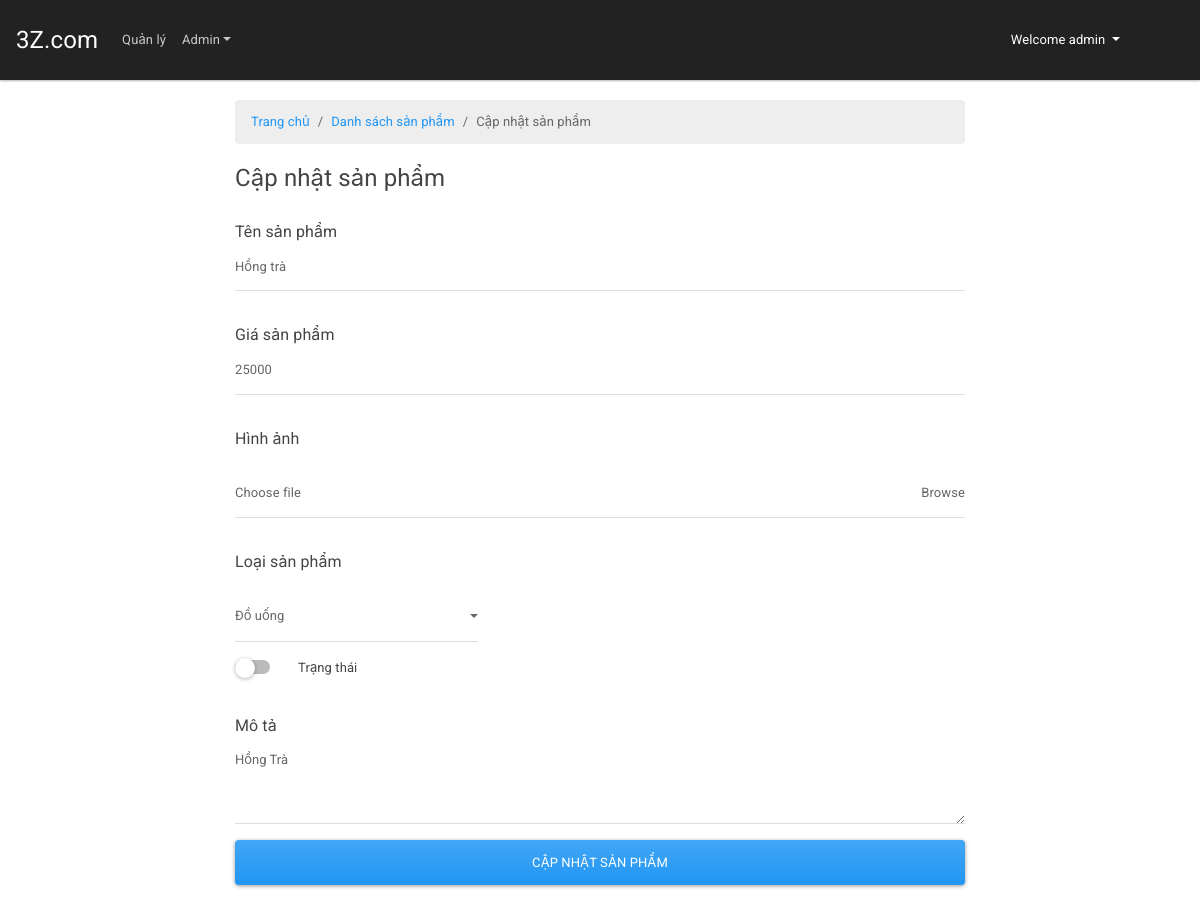
Screenshot of /admin/update_product.php?id=4 (signed in) with the database file from the repository.
### tables this page shows
CREATE TABLE `product` (
  `ID` int(11) NOT NULL,
  `NAME` varchar(200) NOT NULL,
  `PRICE` int(11) NOT NULL,
  `IMAGE` text NOT NULL,
  `DESCRIPTION` text NOT NULL,
  `TYPE` varchar(50) NOT NULL DEFAULT 'Đồ uống',
  `STATUS` int(11) NOT NULL
);

### inc/connect.php (called while the page is built, shortened)
<?php
	class Connection implements QL
	{
		private static $conn = NULL;
		private static $pre = NULL;
		private static $sql = NULL;
		public static function connect()
		{
			if(self::$conn === NULL){
				try {
					self::$conn = new PDO('mysql:host=' . HOSTNAME . ';dbname=' . DBNAME, USERNAME, PASSWORD, array(PDO::MYSQL_ATTR_INIT_COMMAND=>'SET NAMES utf8'));
					self::$conn -> setAttribute(PDO::ATTR_ERRMODE, PDO::ERRMODE_EXCEPTION);
					return self::$conn;
				} catch (PDOException $ex) {
					echo $ex -> getMessage();
				}
			}
		}
		public static function disconnect()
		{
			if(self::$conn !== NULL) self::$conn = NULL;
		}
		public function getRowByWhere($table, $where, $field)
		{
			if(self::$conn !== NULL){
				self::$sql = "SELECT {$field} FROM {$table} WHERE {$where}";
				self::$pre = self::$conn -> prepare(self::$sql);
				self::$pre -> execute();
				return self::$pre -> fetch();
			} else{ return 0; }
		}
	}
?>

### admin/update_product.php (the view, shortened to what this page needs)
<?php
	include_once '../inc/header.php';
	include_once '../config/config.php';
	include_once '../inc/connect.php';
    include_once '../inc/nav.php';
    $conn = new Connection();
	if(isset($_GET['id']) && filter_var($_GET['id'], FILTER_VALIDATE_INT)){
		$id = $_GET['id'];
		$where = "ID = {$id}";
        $data = $conn -> getRowByWhere('product', $where, '*');
        list($id, $name, $price, $image, $description, $type, $status) = $data;
	} else{
        header('location: ./list_product.php');
        die('ID is undefined');
    }
?>
<div class="container">
	<div class="row">
		<div class="col-12 col-xs-12 col-sm-12 col-md-12 col-lg-8 m-auto">
			<ol class="breadcrumb">
              <li class="breadcrumb-item"><a href="../">Trang chủ</a></li>
              <li class="breadcrumb-item"><a href="./list_product.php">Danh sách sản phẩm</a></li>
			  <li class="breadcrumb-item active">Cập nhật sản phẩm</li>
			</ol>
			<form action="#" method="POST" enctype="multipart/form-data">
				<fieldset>
					<legend>Cập nhật sản phẩm</legend>
					<div class="form-group">
					  <label class="col-form-label" for="name">Tên sản phẩm</label>
					  <input type="text" class="form-control input-edit" placeholder="Name" name="name" id="name" autocomplete="off" required value="<?php if(isset($name)) echo $name; ?>">
					</div>
					<div class="form-group">
					  <label class="col-form-label" for="price">Giá sản phẩm</label>
					  <input type="number" class="form-control input-edit" placeholder="Price" name="price" id="price" autocomplete="off" required value="<?php if(isset($price)) echo $price; ?>">
					</div>
					 <div class="form-group">
					 	<label class="col-form-label" for="image">Hình ảnh</label>
					    <div class="input-group mb-3">
					      <div class="custom-file">
					        <label class="custom-file-label" for="image">Choose file</label>
					      </div>
					    </div>
					</div>
					<div class="form-group">
				        <label class="col-form-label" for="type">Loại sản phẩm</label>
				      	<select class="form-control col-4" id="type" name="type">
					        <option value="Đồ uống" <?php if(isset($type) && $type === 'Đồ uống') echo 'selected'; ?>>Đồ uống</option>
				      	</select>
				    </div>
					<div class="form-group">
					    <div class="custom-control custom-switch">
					      	<label class="custom-control-label" for="status">Trạng thái</label>
					    </div>
					</div>
					<div class="form-group">
					  <label class="col-form-label" for="description">Mô tả</label>
					  <textarea class="form-control input-edit" id="description" name="description" rows="3" autocomplete="off"><?php if(isset($description)) echo $description; ?></textarea>
					</div>
					<button type="submit" class="btn btn-block btn-primary">Cập nhật sản phẩm</button>
				</fieldset>
			</form><br />
		</div>
	</div>
</div>
<?php include_once '../inc/footer.php'; ?>

### assets/css/admin.css (style rules this page uses)
* { padding: 0; margin: 0; }
html, body { padding: 0; box-sizing: border-box; }
.container, .container-fluid { margin-top: 20px; }
.input-edit { margin-top: -20px }

### rows the page displays
product: name "Hồng trà", price "25000", type "Đồ uống", description "Hồng Trà"

### other values shown
$_SESSION['USERNAME'] "admin"
